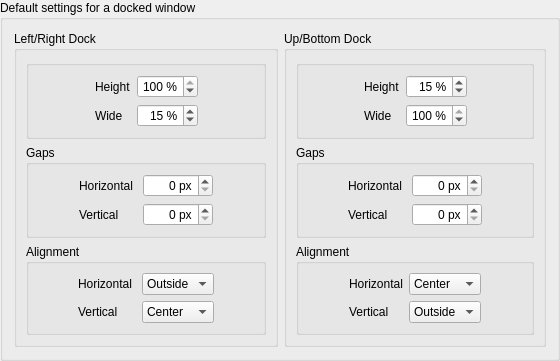
        <widget class="QGroupBox" name="groupBox_15">
         <property name="toolTip">
          <string>&lt;html&gt;&lt;head/&gt;&lt;body&gt;&lt;p&gt;hv - short name&lt;/p&gt;&lt;/body&gt;&lt;/html&gt;</string>
         </property>
         <property name="title">
          <string>Default settings for a docked window</string>
         </property>
         <property name="flat">
          <bool>true</bool>
         </property>
         <layout class="QGridLayout" name="gridLayout_15">
          <item row="0" column="2">
           <widget class="QGroupBox" name="groupBox_20">
            <property name="toolTip">
             <string>&lt;html&gt;&lt;head/&gt;&lt;body&gt;&lt;p&gt;hv - short name&lt;/p&gt;&lt;/body&gt;&lt;/html&gt;</string>
            </property>
            <property name="title">
             <string>Up/Bottom Dock</string>
            </property>
            <property name="flat">
             <bool>true</bool>
            </property>
            <layout class="QVBoxLayout" name="verticalLayout_13">
             <item>
              <widget class="QGroupBox" name="groupBox_24">
               <property name="toolTip">
                <string>&lt;html&gt;&lt;head/&gt;&lt;body&gt;&lt;p&gt;hv - short name&lt;/p&gt;&lt;/body&gt;&lt;/html&gt;</string>
               </property>
               <property name="title">
                <string/>
               </property>
               <property name="flat">
                <bool>false</bool>
               </property>
               <layout class="QGridLayout" name="gridLayout_22">
                <item row="0" column="3">
                 <spacer name="horizontalSpacer_6">
                  <property name="toolTip">
                   <string>&lt;html&gt;&lt;head/&gt;&lt;body&gt;&lt;p&gt;hv - short name&lt;/p&gt;&lt;/body&gt;&lt;/html&gt;</string>
                  </property>
                  <property name="orientation">
                   <enum>Qt::Orientation::Horizontal</enum>
                  </property>
                  <property name="sizeHint" stdset="0">
                   <size>
                    <width>40</width>
                    <height>20</height>
                   </size>
                  </property>
                 </spacer>
                </item>
                <item row="0" column="0">
                 <spacer name="horizontalSpacer_5">
                  <property name="toolTip">
                   <string>&lt;html&gt;&lt;head/&gt;&lt;body&gt;&lt;p&gt;hv - short name&lt;/p&gt;&lt;/body&gt;&lt;/html&gt;</string>
                  </property>
                  <property name="orientation">
                   <enum>Qt::Orientation::Horizontal</enum>
                  </property>
                  <property name="sizeHint" stdset="0">
                   <size>
                    <width>40</width>
                    <height>20</height>
                   </size>
                  </property>
                 </spacer>
                </item>
                <item row="0" column="2">
                 <widget class="mySpinBox" name="kcfg_dockHHeight">
                  <property name="toolTip">
                   <string>&lt;html&gt;&lt;head/&gt;&lt;body&gt;&lt;p&gt;&lt;span style=&quot; font-size:12pt;&quot;&gt;short name:&lt;/span&gt;&lt;span style=&quot; font-weight:700;&quot;&gt;hh&lt;/span&gt;&lt;/p&gt;&lt;/body&gt;&lt;/html&gt;</string>
                  </property>
                  <property name="alignment">
                   <set>Qt::AlignmentFlag::AlignRight|Qt::AlignmentFlag::AlignTrailing|Qt::AlignmentFlag::AlignVCenter</set>
                  </property>
                  <property name="suffix">
                   <string> %</string>
                  </property>
                  <property name="minimum">
                   <number>1</number>
                  </property>
                  <property name="maximum">
                   <number>50</number>
                  </property>
                  <property name="value">
                   <number>15</number>
                  </property>
                 </widget>
                </item>
                <item row="0" column="1">
                 <widget class="QLabel" name="label_19">
                  <property name="toolTip">
                   <string>&lt;html&gt;&lt;head/&gt;&lt;body&gt;&lt;p&gt;hv - short name&lt;/p&gt;&lt;/body&gt;&lt;/html&gt;</string>
                  </property>
                  <property name="text">
                   <string>Height</string>
                  </property>
                 </widget>
                </item>
                <item row="1" column="2">
                 <widget class="mySpinBox" name="kcfg_dockHWide">
                  <property name="toolTip">
                   <string>&lt;html&gt;&lt;head/&gt;&lt;body&gt;&lt;p&gt;&lt;span style=&quot; font-size:12pt;&quot;&gt;short name: &lt;/span&gt;&lt;span style=&quot; font-weight:700;&quot;&gt;hw&lt;/span&gt;&lt;/p&gt;&lt;/body&gt;&lt;/html&gt;</string>
                  </property>
                  <property name="alignment">
                   <set>Qt::AlignmentFlag::AlignRight|Qt::AlignmentFlag::AlignTrailing|Qt::AlignmentFlag::AlignVCenter</set>
                  </property>
                  <property name="suffix">
                   <string> %</string>
                  </property>
                  <property name="minimum">
                   <number>1</number>
                  </property>
                  <property name="maximum">
                   <number>100</number>
                  </property>
                  <property name="value">
                   <number>100</number>
                  </property>
                 </widget>
                </item>
                <item row="1" column="1">
                 <widget class="QLabel" name="label_22">
                  <property name="toolTip">
                   <string>&lt;html&gt;&lt;head/&gt;&lt;body&gt;&lt;p&gt;vw - short name&lt;/p&gt;&lt;/body&gt;&lt;/html&gt;</string>
                  </property>
                  <property name="text">
                   <string>Wide</string>
                  </property>
                 </widget>
                </item>
               </layout>
              </widget>
             </item>
             <item>
              <widget class="QGroupBox" name="groupBox_22">
               <property name="toolTip">
                <string>&lt;html&gt;&lt;head/&gt;&lt;body&gt;&lt;p&gt;hv - short name&lt;/p&gt;&lt;/body&gt;&lt;/html&gt;</string>
               </property>
               <property name="title">
                <string>Gaps</string>
               </property>
               <property name="flat">
                <bool>false</bool>
               </property>
               <layout class="QGridLayout" name="gridLayout_20">
                <item row="1" column="1">
                 <widget class="QLabel" name="label_24">
                  <property name="toolTip">
                   <string>&lt;html&gt;&lt;head/&gt;&lt;body&gt;&lt;p&gt;hv - short name&lt;/p&gt;&lt;/body&gt;&lt;/html&gt;</string>
                  </property>
                  <property name="text">
                   <string>Horizontal </string>
                  </property>
                 </widget>
                </item>
                <item row="2" column="2">
                 <widget class="mySpinBox" name="kcfg_dockHEdgeGap">
                  <property name="toolTip">
                   <string>&lt;html&gt;&lt;head/&gt;&lt;body&gt;&lt;p&gt;&lt;span style=&quot; font-size:12pt;&quot;&gt;short name: &lt;/span&gt;&lt;span style=&quot; font-weight:700;&quot;&gt;hgv&lt;/span&gt;&lt;/p&gt;&lt;/body&gt;&lt;/html&gt;</string>
                  </property>
                  <property name="alignment">
                   <set>Qt::AlignmentFlag::AlignRight|Qt::AlignmentFlag::AlignTrailing|Qt::AlignmentFlag::AlignVCenter</set>
                  </property>
                  <property name="suffix">
                   <string> px</string>
                  </property>
                  <property name="minimum">
                   <number>0</number>
                  </property>
                  <property name="maximum">
                   <number>9999</number>
                  </property>
                  <property name="value">
                   <number>0</number>
                  </property>
                 </widget>
                </item>
                <item row="1" column="2">
                 <widget class="mySpinBox" name="kcfg_dockHGap">
                  <property name="toolTip">
                   <string>&lt;html&gt;&lt;head/&gt;&lt;body&gt;&lt;p&gt;&lt;span style=&quot; font-size:12pt;&quot;&gt;short name:&lt;/span&gt;&lt;span style=&quot; font-weight:700;&quot;&gt;hgh&lt;/span&gt;&lt;/p&gt;&lt;/body&gt;&lt;/html&gt;</string>
                  </property>
                  <property name="alignment">
                   <set>Qt::AlignmentFlag::AlignRight|Qt::AlignmentFlag::AlignTrailing|Qt::AlignmentFlag::AlignVCenter</set>
                  </property>
                  <property name="suffix">
                   <string> px</string>
                  </property>
                  <property name="minimum">
                   <number>0</number>
                  </property>
                  <property name="maximum">
                   <number>9999</number>
                  </property>
                  <property name="value">
                   <number>0</number>
                  </property>
                 </widget>
                </item>
                <item row="1" column="0">
                 <spacer name="horizontalSpacer_14">
                  <property name="toolTip">
                   <string>&lt;html&gt;&lt;head/&gt;&lt;body&gt;&lt;p&gt;hv - short name&lt;/p&gt;&lt;/body&gt;&lt;/html&gt;</string>
                  </property>
                  <property name="orientation">
                   <enum>Qt::Orientation::Horizontal</enum>
                  </property>
                  <property name="sizeHint" stdset="0">
                   <size>
                    <width>40</width>
                    <height>20</height>
                   </size>
                  </property>
                 </spacer>
                </item>
                <item row="1" column="3">
                 <spacer name="horizontalSpacer_15">
                  <property name="toolTip">
                   <string>&lt;html&gt;&lt;head/&gt;&lt;body&gt;&lt;p&gt;hv - short name&lt;/p&gt;&lt;/body&gt;&lt;/html&gt;</string>
                  </property>
                  <property name="orientation">
                   <enum>Qt::Orientation::Horizontal</enum>
                  </property>
                  <property name="sizeHint" stdset="0">
                   <size>
                    <width>40</width>
                    <height>20</height>
                   </size>
                  </property>
                 </spacer>
                </item>
                <item row="2" column="1">
                 <widget class="QLabel" name="label_34">
                  <property name="toolTip">
                   <string>&lt;html&gt;&lt;head/&gt;&lt;body&gt;&lt;p&gt;hv - short name&lt;/p&gt;&lt;/body&gt;&lt;/html&gt;</string>
                  </property>
                  <property name="text">
                   <string>Vertical</string>
                  </property>
                 </widget>
                </item>
               </layout>
              </widget>
             </item>
             <item>
              <widget class="QGroupBox" name="groupBox_18">
               <property name="toolTip">
                <string>&lt;html&gt;&lt;head/&gt;&lt;body&gt;&lt;p&gt;hv - short name&lt;/p&gt;&lt;/body&gt;&lt;/html&gt;</string>
               </property>
               <property name="title">
                <string>Alignment</string>
               </property>
               <property name="flat">
                <bool>false</bool>
               </property>
               <layout class="QGridLayout" name="gridLayout_18">
                <item row="0" column="0">
                 <spacer name="horizontalSpacer_10">
                  <property name="toolTip">
                   <string>&lt;html&gt;&lt;head/&gt;&lt;body&gt;&lt;p&gt;hv - short name&lt;/p&gt;&lt;/body&gt;&lt;/html&gt;</string>
                  </property>
                  <property name="orientation">
                   <enum>Qt::Orientation::Horizontal</enum>
                  </property>
                  <property name="sizeHint" stdset="0">
                   <size>
                    <width>40</width>
                    <height>20</height>
                   </size>
                  </property>
                 </spacer>
                </item>
                <item row="0" column="1">
                 <widget class="QLabel" name="label_26">
                  <property name="toolTip">
                   <string>&lt;html&gt;&lt;head/&gt;&lt;body&gt;&lt;p&gt;hv - short name&lt;/p&gt;&lt;/body&gt;&lt;/html&gt;</string>
                  </property>
                  <property name="text">
                   <string>Horizontal</string>
                  </property>
                 </widget>
                </item>
                <item row="1" column="2">
                 <widget class="QComboBox" name="kcfg_dockHEdgeAlignment">
                  <property name="toolTip">
                   <string>&lt;html&gt;&lt;head/&gt;&lt;body&gt;&lt;p&gt;&lt;span style=&quot; font-size:12pt;&quot;&gt;short name: &lt;/span&gt;&lt;span style=&quot; font-weight:700;&quot;&gt;he&lt;/span&gt;&lt;/p&gt;&lt;/body&gt;&lt;/html&gt;</string>
                  </property>
                  <item>
                   <property name="text">
                    <string>Outside</string>
                   </property>
                  </item>
                  <item>
                   <property name="text">
                    <string>Middle</string>
                   </property>
                  </item>
                  <item>
                   <property name="text">
                    <string>Inside</string>
                   </property>
                  </item>
                 </widget>
                </item>
                <item row="1" column="1">
                 <widget class="QLabel" name="label_31">
                  <property name="toolTip">
                   <string>&lt;html&gt;&lt;head/&gt;&lt;body&gt;&lt;p&gt;hv - short name&lt;/p&gt;&lt;/body&gt;&lt;/html&gt;</string>
                  </property>
                  <property name="text">
                   <string>Vertical</string>
                  </property>
                 </widget>
                </item>
                <item row="0" column="2">
                 <widget class="QComboBox" name="kcfg_dockHAlignment">
                  <property name="toolTip">
                   <string>&lt;html&gt;&lt;head/&gt;&lt;body&gt;&lt;p&gt;&lt;span style=&quot; font-size:12pt;&quot;&gt;short name:&lt;/span&gt;&lt;span style=&quot; font-weight:700;&quot;&gt;ha&lt;/span&gt;&lt;/p&gt;&lt;/body&gt;&lt;/html&gt;</string>
                  </property>
                  <item>
                   <property name="text">
                    <string>Center</string>
                   </property>
                  </item>
                  <item>
                   <property name="text">
                    <string>Left</string>
                   </property>
                  </item>
                  <item>
                   <property name="text">
                    <string>Right</string>
                   </property>
                  </item>
                 </widget>
                </item>
                <item row="0" column="3">
                 <spacer name="horizontalSpacer_11">
                  <property name="toolTip">
                   <string>&lt;html&gt;&lt;head/&gt;&lt;body&gt;&lt;p&gt;hv - short name&lt;/p&gt;&lt;/body&gt;&lt;/html&gt;</string>
                  </property>
                  <property name="orientation">
                   <enum>Qt::Orientation::Horizontal</enum>
                  </property>
                  <property name="sizeHint" stdset="0">
                   <size>
                    <width>40</width>
                    <height>20</height>
                   </size>
                  </property>
                 </spacer>
                </item>
               </layout>
              </widget>
             </item>
            </layout>
           </widget>
          </item>
          <item row="0" column="0">
           <widget class="QGroupBox" name="groupBox_19">
            <property name="toolTip">
             <string>&lt;html&gt;&lt;head/&gt;&lt;body&gt;&lt;p&gt;hv - short name&lt;/p&gt;&lt;/body&gt;&lt;/html&gt;</string>
            </property>
            <property name="title">
             <string>Left/Right Dock</string>
            </property>
            <property name="flat">
             <bool>true</bool>
            </property>
            <layout class="QVBoxLayout" name="verticalLayout_12">
             <item>
              <widget class="QGroupBox" name="groupBox_23">
               <property name="toolTip">
                <string>&lt;html&gt;&lt;head/&gt;&lt;body&gt;&lt;p&gt;hv - short name&lt;/p&gt;&lt;/body&gt;&lt;/html&gt;</string>
               </property>
               <property name="title">
                <string/>
               </property>
               <property name="flat">
                <bool>false</bool>
               </property>
               <layout class="QGridLayout" name="gridLayout_21">
                <item row="0" column="1">
                 <widget class="QLabel" name="label_20">
                  <property name="toolTip">
                   <string>&lt;html&gt;&lt;head/&gt;&lt;body&gt;&lt;p&gt;hv - short name&lt;/p&gt;&lt;/body&gt;&lt;/html&gt;</string>
                  </property>
                  <property name="text">
                   <string>Height</string>
                  </property>
                 </widget>
                </item>
                <item row="0" column="0">
                 <spacer name="horizontalSpacer_7">
                  <property name="toolTip">
                   <string>&lt;html&gt;&lt;head/&gt;&lt;body&gt;&lt;p&gt;hv - short name&lt;/p&gt;&lt;/body&gt;&lt;/html&gt;</string>
                  </property>
                  <property name="orientation">
                   <enum>Qt::Orientation::Horizontal</enum>
                  </property>
                  <property name="sizeHint" stdset="0">
                   <size>
                    <width>40</width>
                    <height>20</height>
                   </size>
                  </property>
                 </spacer>
                </item>
                <item row="0" column="2">
                 <widget class="mySpinBox" name="kcfg_dockVHeight">
                  <property name="toolTip">
                   <string>&lt;html&gt;&lt;head/&gt;&lt;body&gt;&lt;p&gt;&lt;span style=&quot; font-size:12pt;&quot;&gt;short name: &lt;/span&gt;&lt;span style=&quot; font-weight:700;&quot;&gt;vh&lt;/span&gt;&lt;/p&gt;&lt;/body&gt;&lt;/html&gt;</string>
                  </property>
                  <property name="alignment">
                   <set>Qt::AlignmentFlag::AlignRight|Qt::AlignmentFlag::AlignTrailing|Qt::AlignmentFlag::AlignVCenter</set>
                  </property>
                  <property name="suffix">
                   <string> %</string>
                  </property>
                  <property name="minimum">
                   <number>1</number>
                  </property>
                  <property name="maximum">
                   <number>100</number>
                  </property>
                  <property name="value">
                   <number>100</number>
                  </property>
                 </widget>
                </item>
                <item row="0" column="3">
                 <spacer name="horizontalSpacer_4">
                  <property name="toolTip">
                   <string>Horizontal Spacer 'horizontalSpacer_4', 40 x 20</string>
                  </property>
                  <property name="orientation">
                   <enum>Qt::Orientation::Horizontal</enum>
                  </property>
                  <property name="sizeHint" stdset="0">
                   <size>
                    <width>40</width>
                    <height>20</height>
                   </size>
                  </property>
                 </spacer>
                </item>
                <item row="1" column="2">
                 <widget class="mySpinBox" name="kcfg_dockVWide">
                  <property name="toolTip">
                   <string>&lt;html&gt;&lt;head/&gt;&lt;body&gt;&lt;p&gt;&lt;span style=&quot; font-size:12pt;&quot;&gt;short name: &lt;/span&gt;&lt;span style=&quot; font-weight:700;&quot;&gt;vw&lt;/span&gt;&lt;/p&gt;&lt;/body&gt;&lt;/html&gt;</string>
                  </property>
                  <property name="alignment">
                   <set>Qt::AlignmentFlag::AlignRight|Qt::AlignmentFlag::AlignTrailing|Qt::AlignmentFlag::AlignVCenter</set>
                  </property>
                  <property name="suffix">
                   <string> %</string>
                  </property>
                  <property name="minimum">
                   <number>1</number>
                  </property>
                  <property name="maximum">
                   <number>50</number>
                  </property>
                  <property name="value">
                   <number>15</number>
                  </property>
                 </widget>
                </item>
                <item row="1" column="1">
                 <widget class="QLabel" name="label_21">
                  <property name="toolTip">
                   <string>&lt;html&gt;&lt;head/&gt;&lt;body&gt;&lt;p&gt;hv - short name&lt;/p&gt;&lt;/body&gt;&lt;/html&gt;</string>
                  </property>
                  <property name="text">
                   <string>Wide</string>
                  </property>
                 </widget>
                </item>
               </layout>
              </widget>
             </item>
             <item>
              <widget class="QGroupBox" name="groupBox_21">
               <property name="baseSize">
                <size>
                 <width>0</width>
                 <height>0</height>
                </size>
               </property>
               <property name="font">
                <font>
                 <italic>false</italic>
                 <bold>false</bold>
                </font>
               </property>
               <property name="toolTip">
                <string>&lt;html&gt;&lt;head/&gt;&lt;body&gt;&lt;p&gt;hv - short name&lt;/p&gt;&lt;/body&gt;&lt;/html&gt;</string>
               </property>
               <property name="title">
                <string>Gaps</string>
               </property>
               <property name="flat">
                <bool>false</bool>
               </property>
               <layout class="QGridLayout" name="gridLayout_19">
                <item row="1" column="1">
                 <widget class="QLabel" name="label_33">
                  <property name="toolTip">
                   <string>&lt;html&gt;&lt;head/&gt;&lt;body&gt;&lt;p&gt;hv - short name&lt;/p&gt;&lt;/body&gt;&lt;/html&gt;</string>
                  </property>
                  <property name="text">
                   <string>Vertical</string>
                  </property>
                 </widget>
                </item>
                <item row="0" column="1">
                 <widget class="QLabel" name="label_23">
                  <property name="toolTip">
                   <string>&lt;html&gt;&lt;head/&gt;&lt;body&gt;&lt;p&gt;hv - short name&lt;/p&gt;&lt;/body&gt;&lt;/html&gt;</string>
                  </property>
                  <property name="text">
                   <string>Horizontal </string>
                  </property>
                 </widget>
                </item>
                <item row="0" column="3">
                 <spacer name="horizontalSpacer_13">
                  <property name="toolTip">
                   <string>&lt;html&gt;&lt;head/&gt;&lt;body&gt;&lt;p&gt;hv - short name&lt;/p&gt;&lt;/body&gt;&lt;/html&gt;</string>
                  </property>
                  <property name="orientation">
                   <enum>Qt::Orientation::Horizontal</enum>
                  </property>
                  <property name="sizeHint" stdset="0">
                   <size>
                    <width>40</width>
                    <height>20</height>
                   </size>
                  </property>
                 </spacer>
                </item>
                <item row="0" column="0">
                 <spacer name="horizontalSpacer_12">
                  <property name="toolTip">
                   <string>&lt;html&gt;&lt;head/&gt;&lt;body&gt;&lt;p&gt;hv - short name&lt;/p&gt;&lt;/body&gt;&lt;/html&gt;</string>
                  </property>
                  <property name="orientation">
                   <enum>Qt::Orientation::Horizontal</enum>
                  </property>
                  <property name="sizeHint" stdset="0">
                   <size>
                    <width>40</width>
                    <height>20</height>
                   </size>
                  </property>
                 </spacer>
                </item>
                <item row="0" column="2">
                 <widget class="mySpinBox" name="kcfg_dockVEdgeGap">
                  <property name="toolTip">
                   <string>&lt;html&gt;&lt;head/&gt;&lt;body&gt;&lt;p&gt;&lt;span style=&quot; font-size:12pt;&quot;&gt;short name:&lt;/span&gt;&lt;span style=&quot; font-weight:700;&quot;&gt;vgh&lt;/span&gt;&lt;/p&gt;&lt;/body&gt;&lt;/html&gt;</string>
                  </property>
                  <property name="alignment">
                   <set>Qt::AlignmentFlag::AlignRight|Qt::AlignmentFlag::AlignTrailing|Qt::AlignmentFlag::AlignVCenter</set>
                  </property>
                  <property name="suffix">
                   <string> px</string>
                  </property>
                  <property name="minimum">
                   <number>0</number>
                  </property>
                  <property name="maximum">
                   <number>9999</number>
                  </property>
                  <property name="value">
                   <number>0</number>
                  </property>
                 </widget>
                </item>
                <item row="1" column="2">
                 <widget class="mySpinBox" name="kcfg_dockVGap">
                  <property name="toolTip">
                   <string>&lt;html&gt;&lt;head/&gt;&lt;body&gt;&lt;p&gt;&lt;span style=&quot; font-size:12pt;&quot;&gt;short name:&lt;/span&gt;&lt;span style=&quot; font-weight:700;&quot;&gt;vgv&lt;/span&gt;&lt;/p&gt;&lt;/body&gt;&lt;/html&gt;</string>
                  </property>
                  <property name="alignment">
                   <set>Qt::AlignmentFlag::AlignRight|Qt::AlignmentFlag::AlignTrailing|Qt::AlignmentFlag::AlignVCenter</set>
                  </property>
                  <property name="suffix">
                   <string> px</string>
                  </property>
                  <property name="minimum">
                   <number>0</number>
                  </property>
                  <property name="maximum">
                   <number>9999</number>
                  </property>
                  <property name="value">
                   <number>0</number>
                  </property>
                 </widget>
                </item>
               </layout>
              </widget>
             </item>
             <item>
              <widget class="QGroupBox" name="groupBox_17">
               <property name="toolTip">
                <string>&lt;html&gt;&lt;head/&gt;&lt;body&gt;&lt;p&gt;hv - short name&lt;/p&gt;&lt;/body&gt;&lt;/html&gt;</string>
               </property>
               <property name="title">
                <string>Alignment</string>
               </property>
               <property name="flat">
                <bool>false</bool>
               </property>
               <layout class="QGridLayout" name="gridLayout_17">
                <item row="0" column="3">
                 <spacer name="horizontalSpacer_9">
                  <property name="toolTip">
                   <string>&lt;html&gt;&lt;head/&gt;&lt;body&gt;&lt;p&gt;hv - short name&lt;/p&gt;&lt;/body&gt;&lt;/html&gt;</string>
                  </property>
                  <property name="orientation">
                   <enum>Qt::Orientation::Horizontal</enum>
                  </property>
                  <property name="sizeHint" stdset="0">
                   <size>
                    <width>40</width>
                    <height>20</height>
                   </size>
                  </property>
                 </spacer>
                </item>
                <item row="0" column="0">
                 <spacer name="horizontalSpacer_8">
                  <property name="toolTip">
                   <string>&lt;html&gt;&lt;head/&gt;&lt;body&gt;&lt;p&gt;hv - short name&lt;/p&gt;&lt;/body&gt;&lt;/html&gt;</string>
                  </property>
                  <property name="orientation">
                   <enum>Qt::Orientation::Horizontal</enum>
                  </property>
                  <property name="sizeHint" stdset="0">
                   <size>
                    <width>40</width>
                    <height>20</height>
                   </size>
                  </property>
                 </spacer>
                </item>
                <item row="2" column="2">
                 <widget class="QComboBox" name="kcfg_dockVAlignment">
                  <property name="toolTip">
                   <string>&lt;html&gt;&lt;head/&gt;&lt;body&gt;&lt;p&gt;&lt;span style=&quot; font-size:12pt;&quot;&gt;short name: &lt;/span&gt;&lt;span style=&quot; font-weight:700;&quot;&gt;va&lt;/span&gt;&lt;/p&gt;&lt;/body&gt;&lt;/html&gt;</string>
                  </property>
                  <item>
                   <property name="text">
                    <string>Center</string>
                   </property>
                  </item>
                  <item>
                   <property name="text">
                    <string>Top</string>
                   </property>
                  </item>
                  <item>
                   <property name="text">
                    <string>Bottom</string>
                   </property>
                  </item>
                 </widget>
                </item>
                <item row="0" column="2">
                 <widget class="QComboBox" name="kcfg_dockVEdgeAlignment">
                  <property name="toolTip">
                   <string>&lt;html&gt;&lt;head/&gt;&lt;body&gt;&lt;p&gt;&lt;span style=&quot; font-size:12pt;&quot;&gt;short name: &lt;/span&gt;&lt;span style=&quot; font-weight:700;&quot;&gt;ve&lt;/span&gt;&lt;/p&gt;&lt;/body&gt;&lt;/html&gt;</string>
                  </property>
                  <item>
                   <property name="text">
                    <string>Outside</string>
                   </property>
                  </item>
                  <item>
                   <property name="text">
                    <string>Middle</string>
                   </property>
                  </item>
                  <item>
                   <property name="text">
                    <string>Inside</string>
                   </property>
                  </item>
                 </widget>
                </item>
                <item row="2" column="1">
                 <widget class="QLabel" name="label_25">
                  <property name="toolTip">
                   <string>&lt;html&gt;&lt;head/&gt;&lt;body&gt;&lt;p&gt;hv - short name&lt;/p&gt;&lt;/body&gt;&lt;/html&gt;</string>
                  </property>
                  <property name="text">
                   <string>Vertical</string>
                  </property>
                 </widget>
                </item>
                <item row="0" column="1">
                 <widget class="QLabel" name="label_32">
                  <property name="toolTip">
                   <string>&lt;html&gt;&lt;head/&gt;&lt;body&gt;&lt;p&gt;hv - short name&lt;/p&gt;&lt;/body&gt;&lt;/html&gt;</string>
                  </property>
                  <property name="text">
                   <string>Horizontal </string>
                  </property>
                 </widget>
                </item>
               </layout>
              </widget>
             </item>
            </layout>
           </widget>
          </item>
         </layout>
        </widget>
